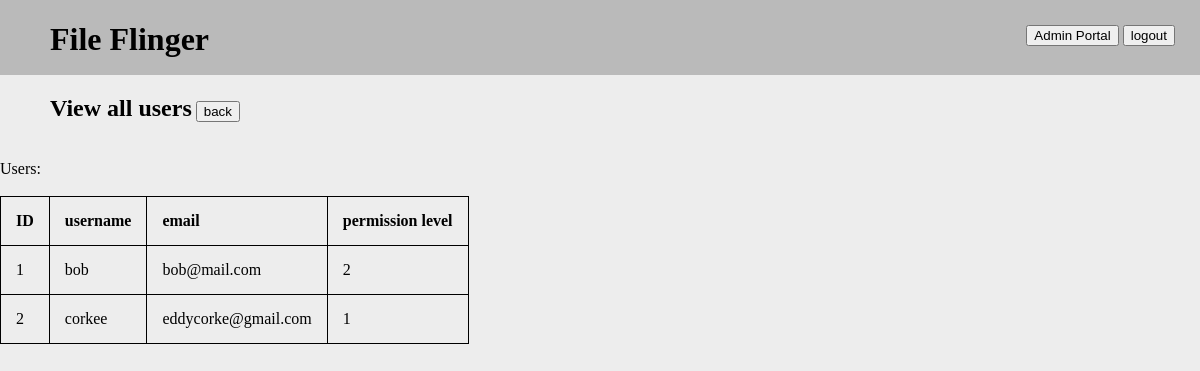
/admin_portal/users (signed in), run on an earlier commit of the app's database.
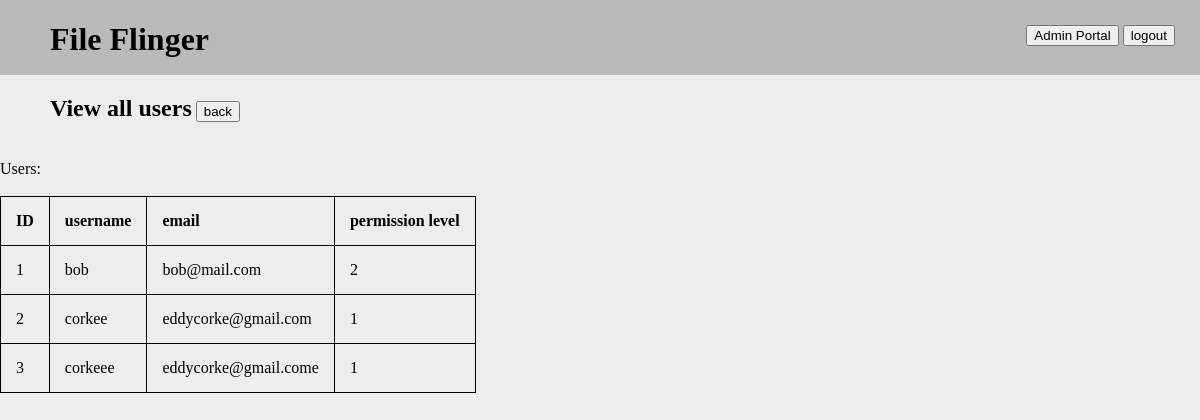
And on a later commit of the database.
### serv/models.py (models this page shows, shortened)
class User(db.Model, UserMixin):
    id = db.Column(db.Integer, primary_key=True)
    username = db.Column(db.String(256), nullable=False, unique=True)
    email = db.Column(db.String(256), nullable=False)  # TODO: verify?
    password = db.Column(db.String(256), nullable=False)
    permLevel = db.Column(db.Integer, nullable=False, default=1)

### serv/routes.py (the view)
@app.route('/admin_portal/users')
@login_required
def view_users():
    if current_user.permLevel < 2:  # TODO: change number to config alias
        flash("Access to the admin portal area is restricted")
        return redirect(url_for('home'))
    userData = db.session.execute("SELECT id, username, email, permLevel FROM User").fetchall()
    return render_template('view_users.html', data=userData)

### serv/models.py (called while the page is built)
@login_manager.user_loader
def load_user(user_id):
    return User.query.get(int(user_id))

### serv/templates/view_users.html
{% extends "template.html" %}
{% block content %}
    <h2>View all users</h2>
    <a href="{{ url_for('admin_portal') }}"><button>back</button></a><br><br>
    Users:<br><br>
        <table>
            <th>ID</th>
            <th>username</th>
            <th>email</th>
            <th>permission level</th>
            {% for item in data %}
            <tr>
                <td><a href="users/{{item[0]}}">{{item[0]}}</a></td>
                <td><a href="users/{{item[0]}}">{{item[1]}}</a></td>
                <td>{{item[2]}}</td>
                <td>{{item[3]}}</td>
            </tr>
            {% endfor %}
        </table>
{% endblock content %}

### serv/templates/template.html (shortened to what this page needs)
<!DOCTYPE html>
<html>
<head>
    <link rel="stylesheet" type="text/css" href="{{ url_for('static', filename='main.css') }}">
</head>
    <div id="navBar">
        <a href="/"><h1>File Flinger</h1></a>
        <div id="loginLogout">
            {% if current_user.is_authenticated %}
                {% if current_user.permLevel >=2 %}
                    <a href="/admin_portal"><button>Admin Portal</button></a>
                {% endif %}
            {% endif %}
            {% if current_user.is_authenticated %}
                <a href="{{ url_for('logout') }}"><button>logout</button></a>
            {% else %}
                <a href="{{ url_for('login') }}"><button>login</button></a>
                <a href="{{ url_for('register') }}"><button>register</button></a>
            {% endif %}
        </div>
    </div>
    <body>
        {% block content %} {% endblock %}
    </body>
</html>

### serv/static/main.css (style rules this page uses)
body { background-color: #EDEDED; margin: 0px; }
a { text-decoration: none; color: #000000 }
h1, h2 { margin-left: 50px; display: inline-block; }
table { border-collapse: collapse; }
table, th, td { border: 1px solid black; }
th, td { padding: 15px; text-align: left; }
#navBar { width: 100%; height: 75px; background-color: #bababa; }
#loginLogout { float: right; margin-top: 25px; margin-right: 25px; width: 150px; height: 25px; text-align: right; }

What changed in the data, as far as the page shows it:
added User: id "3", username "corkeee", email "eddycorke@gmail.come", permLevel "1"
